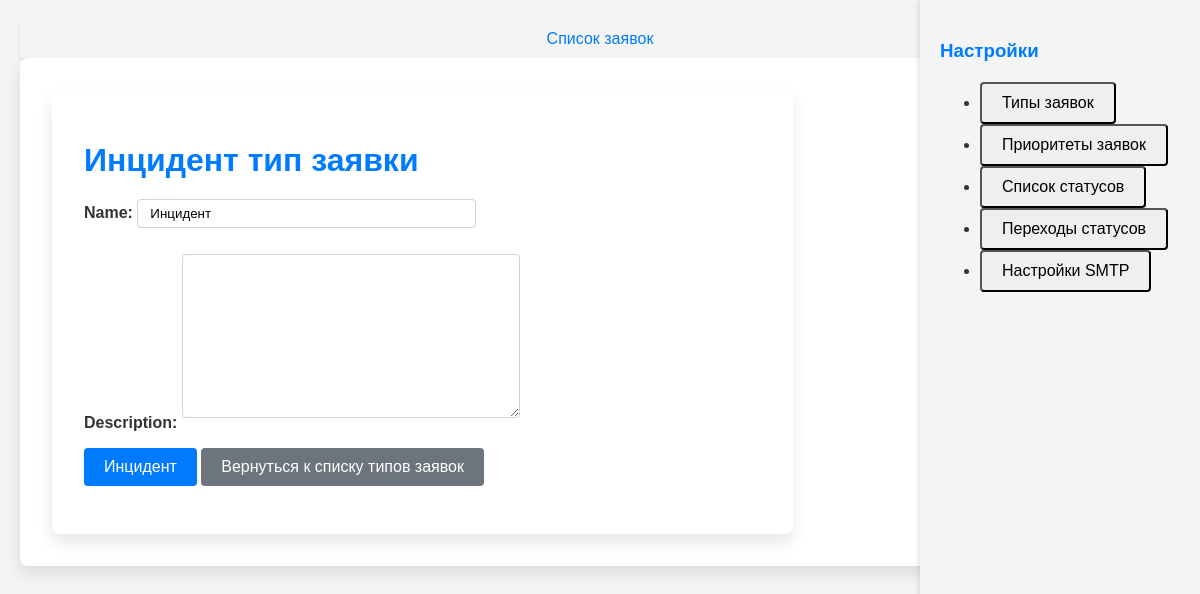
The app's page /request_type/edit/1/, older data.
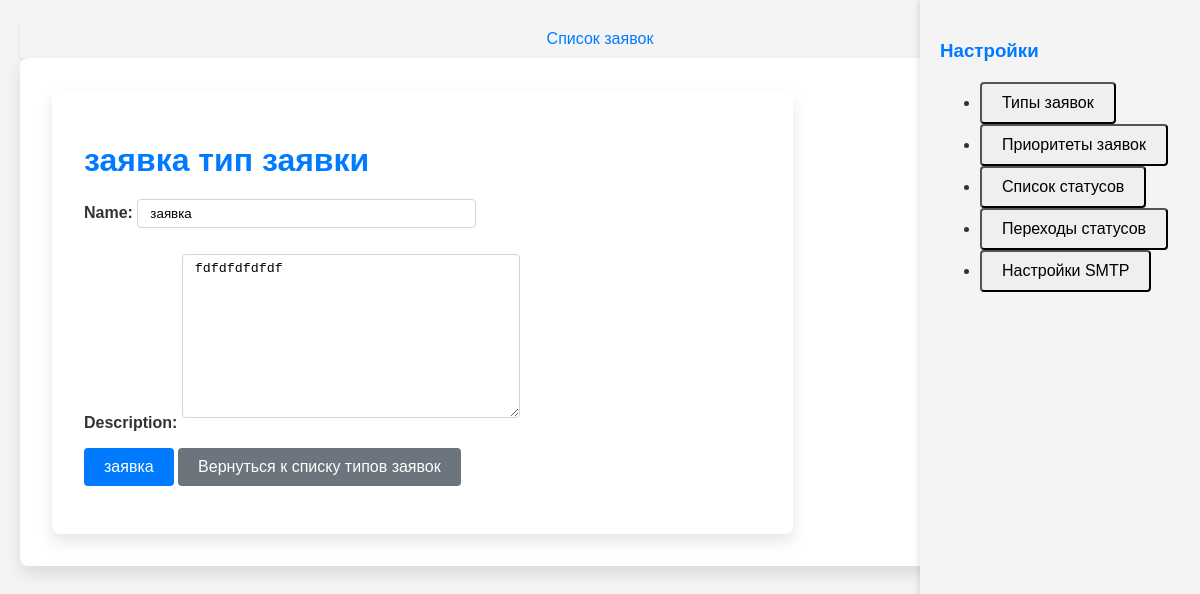
The same page, newer data.
### service/models.py (models this page shows)
class RequestType(models.Model):
    name = models.CharField(max_length=50, unique=True)
    description = models.TextField(blank=True, null=True)
    def __str__(self):
        return self.name

### service/views/settings_views.py (the view, shortened to what this page needs)
# urls.py: path('request_type/edit/<int:pk>/', create_or_edit_request_type, name='edit_request_type'),
def create_or_edit_request_type(request, pk=None):
    if pk:
        request_type = get_object_or_404(RequestType, pk=pk)
        form = RequestTypeForm(request.POST or None, instance=request_type)
    else:
        request_type = None
        form = RequestTypeForm(request.POST or None)
    context = {
        'form': form,
        'request_type': request_type
    }
    return render(request, 'settings/request_type.html', context)

### service/forms/Settings_forms.py
class RequestTypeForm(forms.ModelForm):
    class Meta:
        model = RequestType
        fields = ['name', 'description']
        widgets = {
            'name': forms.TextInput(attrs={'class': 'form-control'}),
            'description': forms.Textarea(attrs={'class': 'form-control'}),
        }

### service/templates/settings/request_type.html (shortened to what this page needs)
{% extends 'settings/settings_sidebar.html' %}
{% block settings_content %}
<div class="settings-content">
    <h1 class="mb-4">{{ request_type|default:"Создать новый" }} тип заявки</h1>
    <form method="post" class="request-type-form">
        <div class="form-row">
            <div class="form-group col-md-6">
                {{ form.name.label_tag }}
                {{ form.name }}
            </div>
            <div class="form-group col-md-6">
                {{ form.description.label_tag }}
                {{ form.description }}
            </div>
        </div>
        <div class="form-group">
            <button type="submit" class="btn btn-primary mt-3">{{ request_type|default:"Создать" }}</button>
            <a href="{% url 'types_list' %}" class="btn btn-secondary mt-3">Вернуться к списку типов заявок</a>
        </div>
    </form>
</div>
{% endblock %}

Row changes from the older to the newer data that the page shows:
changed RequestType: name "Инцидент" → "заявка"; description (not shown) → "fdfdfdfdfdf"
